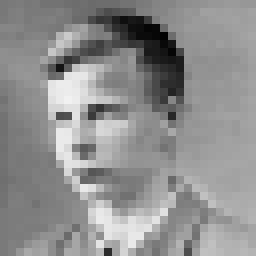
#> input picture images/karatsuba032.jpg, 32 x 32 px (shown 8 times larger)
$ jupyter execute --allow-errors convolve_comparsion.ipynb
#> lines starting #> are read from the running program, lines starting #| are printed output that depends on the picture
### naive_convolve.py
# https://gist.github.com/better-data-science/1bed20956e4ba510c4170123a784e8b5#file-conv_from_scratch-py
import numpy as np

def naive_convolve(data: np.array, kernel: np.array) -> np.array:
    # To simplify things
    k = kernel.shape[0]
    new_shape = (data.shape[0] - 2, data.shape[1] - 2)
    # 2D array of zeros
    output = np.zeros(shape=new_shape, dtype=int)

    # Iterate over the rows
    for i in range(data.shape[0] - k + 1):
        # Iterate over the columns
        for j in range(data.shape[1] - k + 1):
            # img[i, j] = individual pixel value
            # Get the current matrix
            tmp = data[i:i + k, j:j + k]
            # Apply the convolution - element-wise multiplication and summation of the result
            # Store the result to i-th row and j-th column of our convolved_img array
            # 9 multiplications, 8 aditions per output
            output[i, j] = np.sum(np.multiply(tmp, kernel))
    return output

### fast_convolution.py
import math
import itertools

import numpy as np
import sympy as sy


class C3x3_5m20a9e():
    '''
    From Blahut page 166
    Linear, 3x3, 5 multiplications, 20 aditions and 9 extra operations
    :return:
    '''
    _rin = 5
    _rout = 3
    _a = [
        [1, 0, 0],
        [1, 1, 1],
        [1, -1, 1],
        [1, 2, 4],
        [0, 0, 1]
    ]
    _b = _a
    _n = [[1, 2], [-1, 2], [-1, 6], [1, 6], [1, 1]]
    _c = [
        [2, 0, 0, 0, 0],
        [-1, -2, 2, -1, 2],
        [-2, -1, -3, 0, -1],
        [1, 1, 1, 1, -2],
        [0, 0, 0, 0, 1]
    ]

    # [16 lines left out: function __init__, not called in this run]

    def __call__(self, fv):
        out = self.a.T * self.gs * self.c.T * sy.Matrix(fv)


# [151 lines left out: functions c3x3_5m20a9e, c3x3_6m10a0e, recursive_log2, log2_lst, log2_matrix, not called in this run]


def wrap_convolution(c, bg, a):
    filt = to_filter(c, bg, a)
    def convolution(f):
        out = filt * sy.Matrix(f)
        return out
    return convolution


def to_filter(c, bg, a):
    return a.T * bg * c.T


def toom_cook(d_size, g_size, points):
    x = sy.symbols("x")
    di = sy.Matrix(sy.symbols(" ".join(f"d_{i}"for i in range(d_size))))
    gi = sy.Matrix(sy.symbols(" ".join(f"g_{i}"for i in range(g_size))))
    dx = sum([i*x**e for e, i in enumerate(di)])
    gx = sum([i*x**e for e, i in enumerate(gi)])
    sx = gx*dx
    xi = [x**i for i in range(1, sy.degree(sx.expand(), x) + 1)]
    s_degree = d_size + g_size - 1
    bi = [sy.nsimplify(p) for p in points]
    assert s_degree == len(bi), print(
        f"b_degree: {d_size} != len(bi): {len(bi)}"
    )
    di = sy.Matrix(sy.symbols(" ".join(f"d_{i}"for i in range(d_size))))
    gi = sy.Matrix(sy.symbols(" ".join(f"g_{i}"for i in range(g_size))))
    _a_mtx = [[(b**e) for e, d in enumerate(di)] for b in bi if b != sy.oo]
    _b_mtx = [[(b**e) for e, d in enumerate(gi)] for b in bi if b != sy.oo]
    bi_inf = [x for x in bi if x != sy.oo]
    _cq = [
        1/sy.expand(np.prod([(b0 - b) for b in i]))
        for b0, i in
        zip(bi_inf, itertools.combinations(reversed(bi_inf), len(bi_inf)-1))
    ]
    if sy.oo in bi:
        _a_inf = [[0] * (len(di) - 1) + [1]]
        a_mtx = sy.Matrix(_a_mtx + _a_inf)
        _b_inf = [[0] * (len(gi) - 1) + [1]]
        b_mtx = sy.Matrix(_b_mtx + _b_inf)
        cq = _cq + [1]
    else:
        a_mtx = sy.Matrix(_a_mtx)
        b_mtx = sy.Matrix(_b_mtx)
        cq = _cq

    # bg_mtx = sy.diag(*(sy.diag(*cq) * b_mtx * gi).tolist())
    # bg_mtx = g2bg(cq, b_mtx)
    cd = [
        sy.expand(np.prod([(x - b) for b in i if b != sy.oo]))
        for i in itertools.combinations(reversed(bi), len(bi)-1)
    ]
    c0 = sy.Matrix([s.subs({x: 0}) for s in cd])
    c1 = sy.Matrix([[d.coeff(c, 1) for c in xi] for d in cd])
    c_mtx = sy.Matrix(c0.T.tolist() + c1.T.tolist())
    return c_mtx, cq, b_mtx, a_mtx


def g2bg(cq, b, g):
    return sy.diag(*(sy.diag(*cq) * b * sy.Matrix(g)).tolist())


def toom_cook_conv_1d(d_size, g_size, points, g):
    c, cq, b, a = toom_cook(d_size, g_size, points)
    bg = g2bg(cq, b, g)
    f = wrap_convolution(c, bg, a)
    return f

### convolve_comparsion.ipynb
# Basic comparsion of naive and fast convolution

[cell 1]
import numpy as np
import sympy as sy
from PIL import Image
from scipy import signal
from scipy import datasets
from matplotlib import pyplot as plt

[cell 2]
from naive_convolve import naive_convolve
from fast_convolution import toom_cook_conv_1d
from utils import plot_pdf, symmetrical_cyclic_convolution

import fast_convolution as fast

[cell 3]
from sympy import init_printing
init_printing(use_latex='png', forecolor='White', backcolor='Black')

Lets do a really basic test to compare naive with fast convolution
The input feature will be a simple 5x5 matrix and the output will be a 3x3 matrix

[cell 4]
image = Image.open('images/karatsuba032.jpg')
#> image is the input picture: PIL image 32x32 L; min 1, max 239, mean 142.7
image

[cell 5]
feature = np.array(image)
feature.shape
#> Out = (32, 32)

[cell 6]
# Laplace discrete operator
w = np.array([
    [ 0, 1, 0],
    [ 1, -4, 1],
    [ 0, 1, 0],
])
w

Convolution with no paddin and stride 1
Using convolve2d from scipy, our gold method, it's necessary to reverse the weights to get same result of naive and fast convolution

[cell 7]
wr = w[::-1, ::-1]
wr

[cell 8]
output = signal.convolve2d(feature, wr, mode='valid')
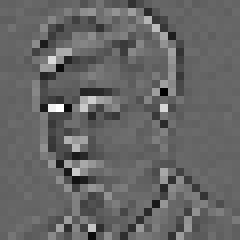
#> output: shape (30, 30) int64 (shown 8 times larger); min -271, max 404, mean -0.2; drawn with min black and max white
plt.imshow(output)
#> (this line was passed over: IPython is not available in this run)

Running naive convolution
9 multiplications and 8 aditions per output scalar

[cell 9]
output_naive = naive_convolve(feature, w)
plt.imshow(output_naive)
#> (this line was passed over: IPython is not available in this run)

[cell 10]
np.all(output == output_naive)
#> Out = True

Fast convolution need to reverse the features order

[cell 11]
feat = np.fliplr(feature)
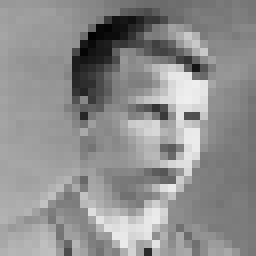
#> feat: shape (32, 32) (shown 8 times larger); min 1, max 239, mean 142.7
feat

Init Tap filter from fast 1d convolution method with 5 multiplications, 20 aditions and 9 extras operations, 5 input and 3 output per batch

[cell 12]
fast_conv = toom_cook_conv_1d(3, 3, [0, -1, 1, -2, np.inf], w[0])

The tap filter work in batch mode and the output is reversed

[cell 13]
fast_conv(feat[0, :5])

[cell 14]
fast_conv = [toom_cook_conv_1d(3, 3, [0, -1, 1, -2, np.inf], w[i]) for i in range(3)]

[cell 15]
pad = 0

[cell 16]
out0 = []
for r in range(0, feat.shape[0]):
    for c in range(0, feat.shape[1], 3):
        f = feature[r, c:c+2]
        if len(f) == 5:
            out = fast_conv[0](f).flat()
            out0.append(out)
#> after the loop, out0 = []
        # [4 lines of commented-out code are left out]

out0 = np.array(out0)
#> out0 = empty array

[cell 17]
out0.reshape(-1, 32)[::, 1]
#> Out = empty array

#> (a cell that did not finish here is left out)

How join multiple 1d convolution in one 2d convolution

Sum results in the first dimension

#> (a cell that did not finish here is left out)

#> (a cell that did not finish here is left out)

Camparing how much operations are used in naive and fast method

Output Size

[cell 21]
size = output.size
#> size = 900
size
#> Out = 900

Naive: total of multiplications

[cell 22]
size * 9
#> Out = 8100

Naive: total of additions

[cell 23]
size * 8
#> Out = 7200

Fast: total of multiplications

[cell 24]
size * 5
#> Out = 4500

Fast: additions for each batch processed

[cell 25]
add0 = size * 20
#> add0 = 18000
add0
#> Out = 18000

Fast: additions to join batches

[cell 26]
add1 = size * 2
#> add1 = 1800
add1
#> Out = 1800

Fast: Total of additions

[cell 27]
add0 + add1
#> Out = 19800

Fast: total of extra operations - bit shifts and etc

[cell 28]
size * 9
#> Out = 8100
